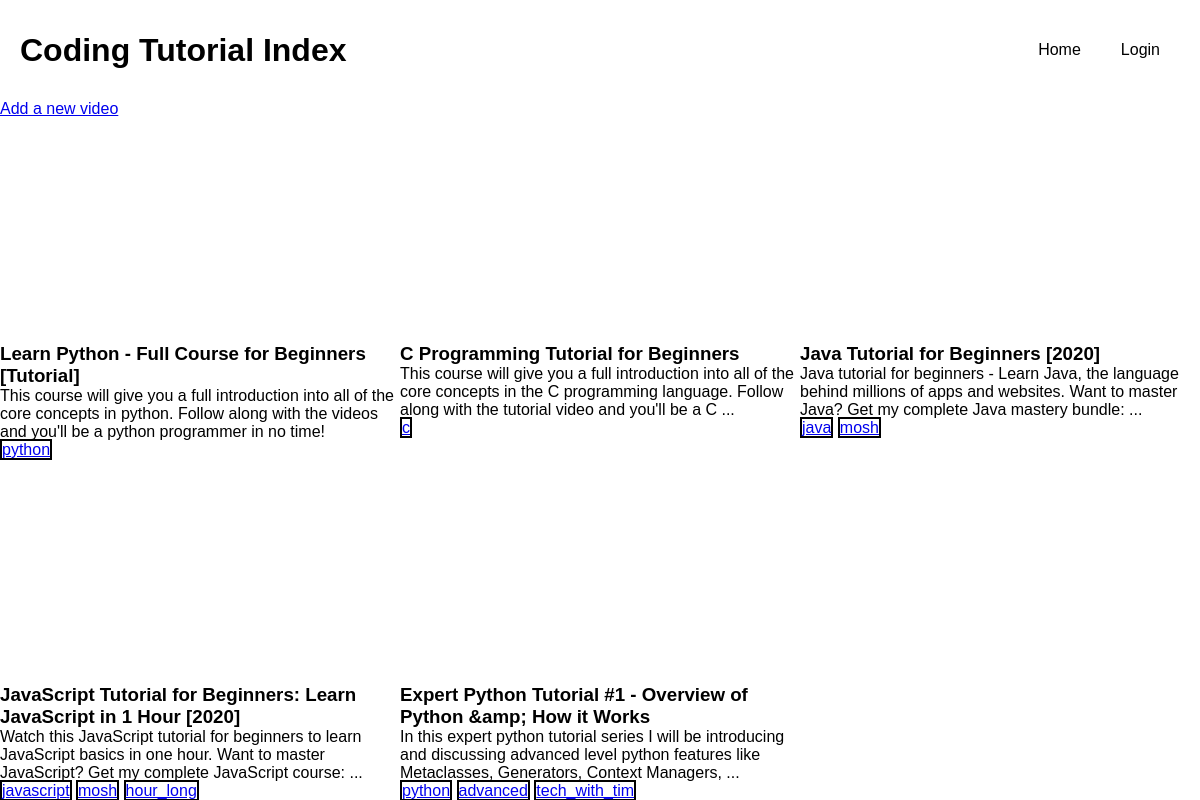
The page / on the database its author committed.
### tutorial_index/models.py (models this page shows, shortened)
class Tutorial(models.Model):
  title = models.CharField(max_length=500)
  description = models.CharField(max_length=500)
  video_id = models.CharField(max_length=200)
  category = models.ManyToManyField(Category, blank=True)
  likes = models.ManyToManyField(User, blank=True, related_name="liked_tutorials")
  dislikes = models.ManyToManyField(User, blank=True, related_name="disliked_tutorials")
  comments = models.ManyToManyField(Comment, blank=True)

class Category(models.Model):
  name = models.CharField(max_length=50)

### tutorial_index/views.py (the view)
# urls.py: path('', views.index, name='index'),
def index(request):
  return render(
      request, "tutorial_index/index.html", {
          "tutorials": Tutorial.objects.all()}
  )

### tutorial_index/templates/tutorial_index/index.html (shortened to what this page needs)
{%extends 'tutorial_index/layout.html'%} {%block title%}Home{%endblock%} {%block body%}
<div class="add-video"><a href="{%url 'add-video'%}">Add a new video</a></div>
<main class="tutorials">
  {%for tutorial in tutorials%}
  <div class="tutorial_container">
    <div onclick="showTutorial({{tutorial.id}}, '{{request.user.username}}')">
      <div class="img-wrapper">
      </div>
      <h3>{{tutorial.title}}</h3>
      <p>{{tutorial.description}}</p>
    </div>
    <div>
      {%for category in tutorial.category.all%}
      <a href="{%url 'category' category.name%}" class="category">{{category.name}}</a>
      {%endfor%}
    </div>
  </div>
  {%endfor%}
</main>
{%endblock%}

### tutorial_index/static/css/main.css (style rules this page uses)
* { box-sizing:border-box;margin:0;padding:0;font-family:sans-serif }
.tutorials { display:grid;grid-template-columns:repeat(3, 1fr);justify-items:center }
.tutorial_container { width:400px;cursor:pointer }
.tutorial_container .img-wrapper { height:225px;overflow:hidden;display:flex;align-items:center }
.category { border:2px black solid }

### rows shown on the page
Tutorial: title "Learn Python - Full Course for Beginners [Tutorial]", description "This course will give you a full introduction into all of the core concepts in python. Follow along with the videos and you'll be a python programmer in no time!"
Category: name "python"
Tutorial: title "C Programming Tutorial for Beginners", description "This course will give you a full introduction into all of the core concepts in the C programming language. Follow along with the tutorial video and you'll be a C ..."
Category: name "c"
Tutorial: title "Java Tutorial for Beginners [2020]", description "Java tutorial for beginners - Learn Java, the language behind millions of apps and websites. Want to master Java? Get my complete Java mastery bundle: ..."
Category: name "java"
Category: name "mosh"
Tutorial: title "JavaScript Tutorial for Beginners: Learn JavaScript in 1 Hour [2020]", description "Watch this JavaScript tutorial for beginners to learn JavaScript basics in one hour. Want to master JavaScript? Get my complete JavaScript course: ..."
Category: name "javascript"
Category: name "hour_long"
Tutorial: title "Expert Python Tutorial #1 - Overview of Python &amp; How it Works", description "In this expert python tutorial series I will be introducing and discussing advanced level python features like Metaclasses, Generators, Context Managers, ..."
Category: name "advanced"
Category: name "tech_with_tim"
